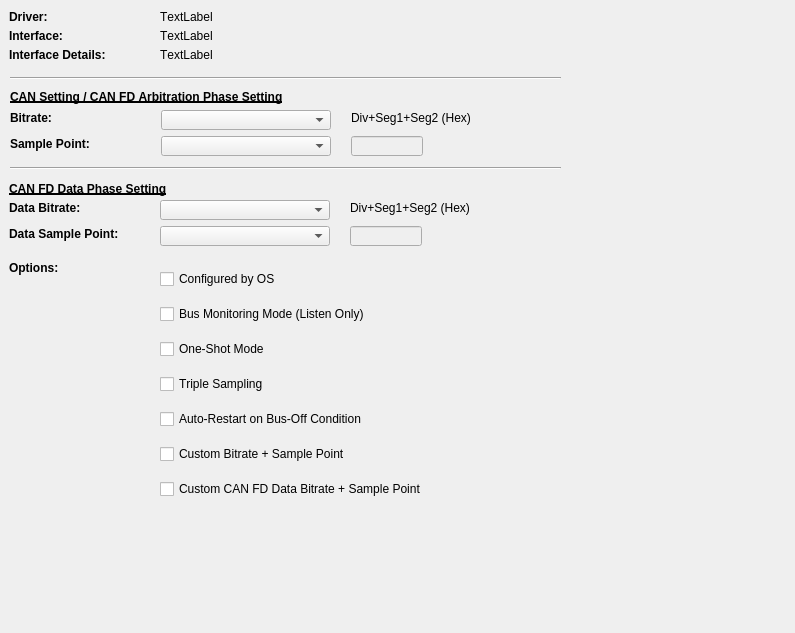
<?xml version="1.0" encoding="UTF-8"?>
<ui version="4.0">
 <class>GenericCanSetupPage</class>
 <widget class="QWidget" name="GenericCanSetupPage">
  <property name="geometry">
   <rect>
    <x>0</x>
    <y>0</y>
    <width>795</width>
    <height>633</height>
   </rect>
  </property>
  <property name="font">
   <font>
    <kerning>false</kerning>
   </font>
  </property>
  <property name="windowTitle">
   <string>Form</string>
  </property>
  <widget class="QLabel" name="label">
   <property name="geometry">
    <rect>
     <x>9</x>
     <y>9</y>
     <width>66</width>
     <height>16</height>
    </rect>
   </property>
   <property name="font">
    <font>
     <bold>true</bold>
     <kerning>false</kerning>
    </font>
   </property>
   <property name="text">
    <string>Driver:</string>
   </property>
  </widget>
  <widget class="QLabel" name="laDriver">
   <property name="geometry">
    <rect>
     <x>160</x>
     <y>9</y>
     <width>610</width>
     <height>16</height>
    </rect>
   </property>
   <property name="text">
    <string>TextLabel</string>
   </property>
  </widget>
  <widget class="QLabel" name="label_3">
   <property name="geometry">
    <rect>
     <x>9</x>
     <y>28</y>
     <width>82</width>
     <height>16</height>
    </rect>
   </property>
   <property name="font">
    <font>
     <bold>true</bold>
     <kerning>false</kerning>
    </font>
   </property>
   <property name="text">
    <string>Interface:</string>
   </property>
  </widget>
  <widget class="QLabel" name="laInterface">
   <property name="geometry">
    <rect>
     <x>160</x>
     <y>28</y>
     <width>610</width>
     <height>16</height>
    </rect>
   </property>
   <property name="text">
    <string>TextLabel</string>
   </property>
  </widget>
  <widget class="QLabel" name="label_5">
   <property name="geometry">
    <rect>
     <x>9</x>
     <y>47</y>
     <width>141</width>
     <height>16</height>
    </rect>
   </property>
   <property name="font">
    <font>
     <bold>true</bold>
     <kerning>false</kerning>
    </font>
   </property>
   <property name="text">
    <string>Interface Details:</string>
   </property>
  </widget>
  <widget class="QLabel" name="laInterfaceDetails">
   <property name="geometry">
    <rect>
     <x>160</x>
     <y>47</y>
     <width>610</width>
     <height>16</height>
    </rect>
   </property>
   <property name="text">
    <string>TextLabel</string>
   </property>
  </widget>
  <widget class="QLabel" name="label_7">
   <property name="geometry">
    <rect>
     <x>10</x>
     <y>110</y>
     <width>69</width>
     <height>16</height>
    </rect>
   </property>
   <property name="font">
    <font>
     <bold>true</bold>
     <kerning>false</kerning>
    </font>
   </property>
   <property name="text">
    <string>Bitrate:</string>
   </property>
  </widget>
  <widget class="QComboBox" name="cbBitrate">
   <property name="geometry">
    <rect>
     <x>161</x>
     <y>110</y>
     <width>170</width>
     <height>20</height>
    </rect>
   </property>
  </widget>
  <widget class="QLabel" name="label_8">
   <property name="geometry">
    <rect>
     <x>10</x>
     <y>136</y>
     <width>121</width>
     <height>16</height>
    </rect>
   </property>
   <property name="font">
    <font>
     <bold>true</bold>
     <kerning>false</kerning>
    </font>
   </property>
   <property name="text">
    <string>Sample Point:</string>
   </property>
  </widget>
  <widget class="QComboBox" name="cbSamplePoint">
   <property name="geometry">
    <rect>
     <x>161</x>
     <y>136</y>
     <width>170</width>
     <height>20</height>
    </rect>
   </property>
  </widget>
  <widget class="QLabel" name="label_9">
   <property name="geometry">
    <rect>
     <x>9</x>
     <y>200</y>
     <width>121</width>
     <height>16</height>
    </rect>
   </property>
   <property name="font">
    <font>
     <bold>true</bold>
     <kerning>false</kerning>
    </font>
   </property>
   <property name="text">
    <string>Data Bitrate:</string>
   </property>
  </widget>
  <widget class="QComboBox" name="cbBitrateFD">
   <property name="geometry">
    <rect>
     <x>160</x>
     <y>200</y>
     <width>170</width>
     <height>20</height>
    </rect>
   </property>
  </widget>
  <widget class="QLabel" name="label_10">
   <property name="geometry">
    <rect>
     <x>9</x>
     <y>226</y>
     <width>151</width>
     <height>16</height>
    </rect>
   </property>
   <property name="font">
    <font>
     <bold>true</bold>
     <kerning>false</kerning>
    </font>
   </property>
   <property name="text">
    <string>Data Sample Point:</string>
   </property>
  </widget>
  <widget class="QComboBox" name="cbSamplePointFD">
   <property name="geometry">
    <rect>
     <x>160</x>
     <y>226</y>
     <width>170</width>
     <height>20</height>
    </rect>
   </property>
  </widget>
  <widget class="QLabel" name="label_11">
   <property name="geometry">
    <rect>
     <x>9</x>
     <y>260</y>
     <width>91</width>
     <height>16</height>
    </rect>
   </property>
   <property name="font">
    <font>
     <bold>true</bold>
     <kerning>false</kerning>
    </font>
   </property>
   <property name="text">
    <string>Options:</string>
   </property>
  </widget>
  <widget class="QWidget" name="verticalLayoutWidget">
   <property name="geometry">
    <rect>
     <x>160</x>
     <y>260</y>
     <width>401</width>
     <height>248</height>
    </rect>
   </property>
   <layout class="QVBoxLayout" name="vbOptions">
    <item>
     <widget class="QCheckBox" name="cbConfigOS">
      <property name="text">
       <string>Configured by OS</string>
      </property>
     </widget>
    </item>
    <item>
     <widget class="QCheckBox" name="cbListenOnly">
      <property name="text">
       <string>Bus Monitoring Mode (Listen Only)</string>
      </property>
     </widget>
    </item>
    <item>
     <widget class="QCheckBox" name="cbOneShot">
      <property name="text">
       <string>One-Shot Mode</string>
      </property>
     </widget>
    </item>
    <item>
     <widget class="QCheckBox" name="cbTripleSampling">
      <property name="text">
       <string>Triple Sampling</string>
      </property>
     </widget>
    </item>
    <item>
     <widget class="QCheckBox" name="cbAutoRestart">
      <property name="text">
       <string>Auto-Restart on Bus-Off Condition</string>
      </property>
     </widget>
    </item>
    <item>
     <widget class="QCheckBox" name="cbCustomBitrate">
      <property name="text">
       <string>Custom Bitrate + Sample Point</string>
      </property>
     </widget>
    </item>
    <item>
     <widget class="QCheckBox" name="cbCustomFdBitrate">
      <property name="text">
       <string>Custom CAN FD Data Bitrate + Sample Point</string>
      </property>
     </widget>
    </item>
   </layout>
  </widget>
  <widget class="QLineEdit" name="CustomBitrateSet">
   <property name="enabled">
    <bool>false</bool>
   </property>
   <property name="geometry">
    <rect>
     <x>351</x>
     <y>136</y>
     <width>72</width>
     <height>20</height>
    </rect>
   </property>
   <property name="inputMask">
    <string>HHHHHH</string>
   </property>
   <property name="text">
    <string notr="true"/>
   </property>
   <property name="maxLength">
    <number>6</number>
   </property>
   <property name="frame">
    <bool>true</bool>
   </property>
   <property name="cursorPosition">
    <number>6</number>
   </property>
   <property name="placeholderText">
    <string/>
   </property>
   <property name="cursorMoveStyle">
    <enum>Qt::LogicalMoveStyle</enum>
   </property>
   <property name="clearButtonEnabled">
    <bool>false</bool>
   </property>
  </widget>
  <widget class="QLabel" name="label_12">
   <property name="geometry">
    <rect>
     <x>351</x>
     <y>110</y>
     <width>181</width>
     <height>16</height>
    </rect>
   </property>
   <property name="text">
    <string>Div+Seg1+Seg2 (Hex)</string>
   </property>
  </widget>
  <widget class="QLabel" name="label_13">
   <property name="geometry">
    <rect>
     <x>350</x>
     <y>200</y>
     <width>181</width>
     <height>16</height>
    </rect>
   </property>
   <property name="text">
    <string>Div+Seg1+Seg2 (Hex)</string>
   </property>
  </widget>
  <widget class="QLineEdit" name="CustomFdBitrateSet">
   <property name="enabled">
    <bool>false</bool>
   </property>
   <property name="geometry">
    <rect>
     <x>350</x>
     <y>226</y>
     <width>72</width>
     <height>20</height>
    </rect>
   </property>
   <property name="inputMask">
    <string>HHHHHH</string>
   </property>
   <property name="text">
    <string notr="true"/>
   </property>
   <property name="maxLength">
    <number>6</number>
   </property>
   <property name="frame">
    <bool>true</bool>
   </property>
   <property name="cursorPosition">
    <number>6</number>
   </property>
   <property name="placeholderText">
    <string/>
   </property>
   <property name="cursorMoveStyle">
    <enum>Qt::LogicalMoveStyle</enum>
   </property>
   <property name="clearButtonEnabled">
    <bool>false</bool>
   </property>
  </widget>
  <widget class="QLabel" name="label_14">
   <property name="geometry">
    <rect>
     <x>9</x>
     <y>178</y>
     <width>231</width>
     <height>21</height>
    </rect>
   </property>
   <property name="font">
    <font>
     <bold>true</bold>
     <underline>true</underline>
     <kerning>false</kerning>
    </font>
   </property>
   <property name="text">
    <string>CAN FD Data Phase Setting</string>
   </property>
  </widget>
  <widget class="QLabel" name="label_15">
   <property name="geometry">
    <rect>
     <x>10</x>
     <y>86</y>
     <width>391</width>
     <height>21</height>
    </rect>
   </property>
   <property name="font">
    <font>
     <bold>true</bold>
     <underline>true</underline>
     <kerning>false</kerning>
    </font>
   </property>
   <property name="text">
    <string>CAN Setting / CAN FD Arbitration Phase Setting</string>
   </property>
  </widget>
  <widget class="Line" name="line">
   <property name="geometry">
    <rect>
     <x>10</x>
     <y>70</y>
     <width>551</width>
     <height>16</height>
    </rect>
   </property>
   <property name="orientation">
    <enum>Qt::Horizontal</enum>
   </property>
  </widget>
  <widget class="Line" name="line_2">
   <property name="geometry">
    <rect>
     <x>10</x>
     <y>160</y>
     <width>551</width>
     <height>16</height>
    </rect>
   </property>
   <property name="orientation">
    <enum>Qt::Horizontal</enum>
   </property>
  </widget>
 </widget>
 <resources/>
 <connections/>
</ui>
